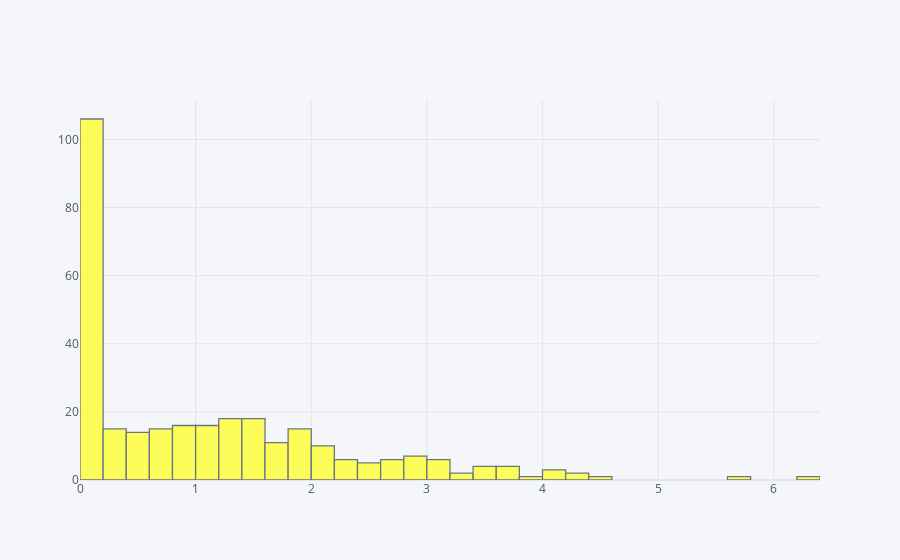

This figure's notebook cell:
### Markdown cell above
## Visualising the ST depression induced by exercise relative to rest

### Code cell
df['oldpeak'].iplot(kind='hist',bins=40,color='yellow')

### Figure 1 — Plotly figure (JSON) as saved in the notebook; plotly's stock layout.template omitted (floating-point values rounded to 4 significant figures; data arrays with more than 128 entries replaced by an {"elided": "..."} marker saying what was removed)
{"data": [{"histfunc": "count", "histnorm": "", "marker": {"color": "rgba(255, 255, 51, 1.0)", "line": {"color": "#4D5663", "width": 1.3}}, "name": "oldpeak", "nbinsx": 40, "opacity": 0.8, "orientation": "v", "type": "histogram", "x": {"elided": "303 float values"}}], "layout": {"barmode": "overlay", "legend": {"bgcolor": "#F5F6F9", "font": {"color": "#4D5663"}}, "paper_bgcolor": "#F5F6F9", "plot_bgcolor": "#F5F6F9", "title": {"font": {"color": "#4D5663"}}, "xaxis": {"gridcolor": "#E1E5ED", "showgrid": true, "tickfont": {"color": "#4D5663"}, "title": {"font": {"color": "#4D5663"}, "text": ""}, "zerolinecolor": "#E1E5ED"}, "yaxis": {"gridcolor": "#E1E5ED", "showgrid": true, "tickfont": {"color": "#4D5663"}, "title": {"font": {"color": "#4D5663"}, "text": ""}, "zerolinecolor": "#E1E5ED"}}}
